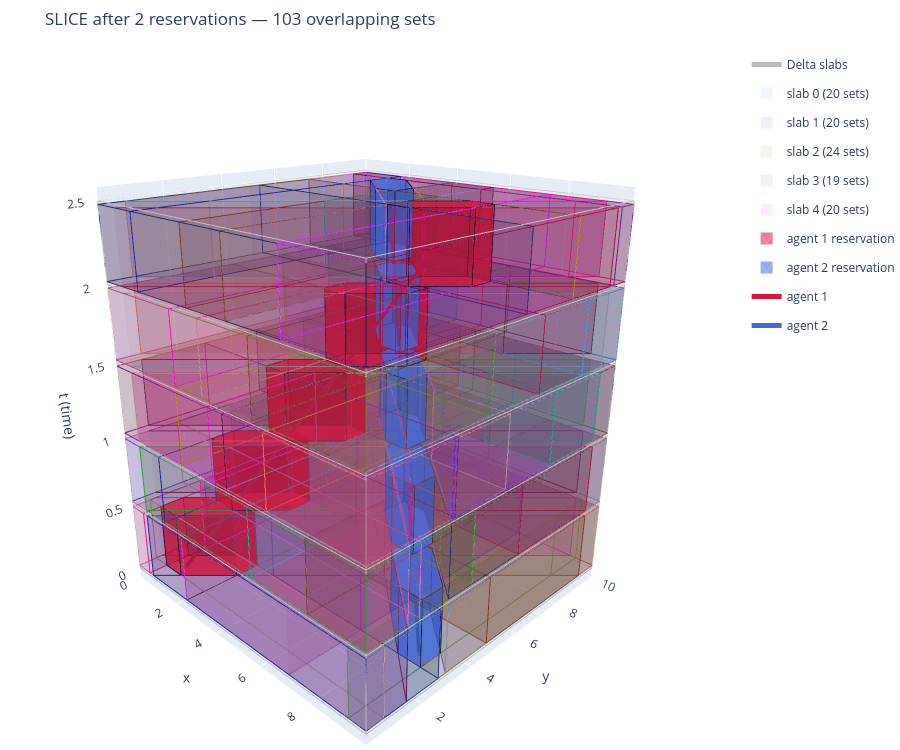

Source (notebook cell):
### Code cell
fig_slice2 = composed_figure(slice2, f"SLICE after 2 reservations — {sum(map(len, slice2))} overlapping sets", opacity=0.07)
fig_slice2
